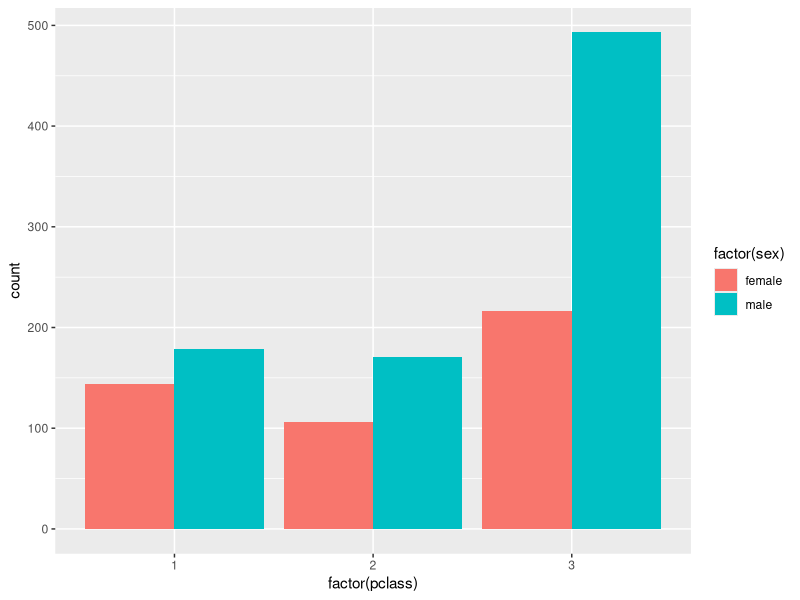
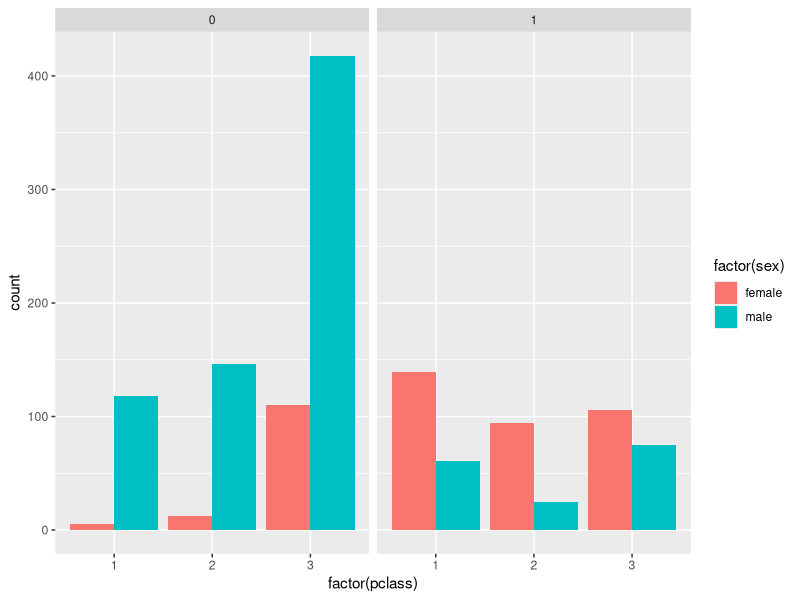
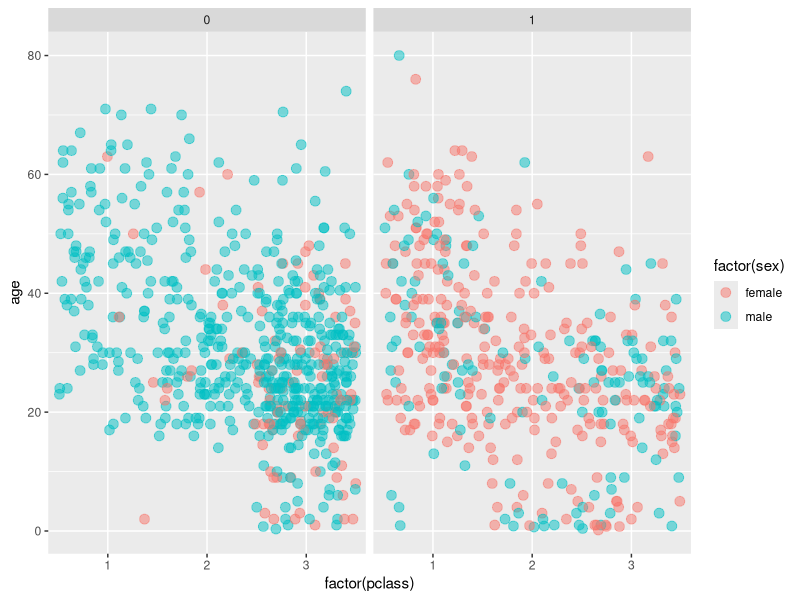
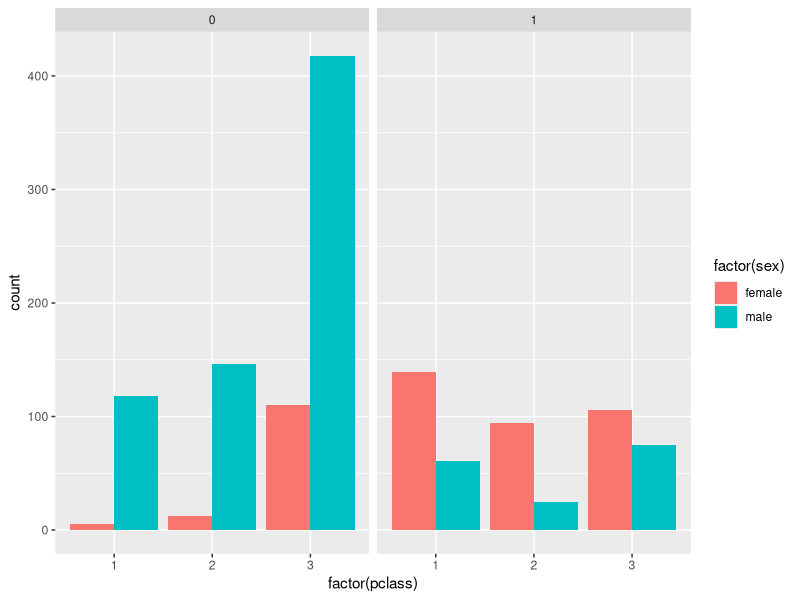

These charts were generated, in order, by the following R code:
library(ggplot2)

titanic <- read.csv(file = 'titanic_clean.csv', stringsAsFactors = FALSE)


# Check out the structure of titanic
str(titanic)

# Use ggplot() for the first instruction
ggplot(titanic, aes(x = factor(pclass), fill = factor(sex))) + 
  geom_bar(position = "dodge")

# Use ggplot() for the second instruction
ggplot(titanic, aes(x = factor(pclass), fill = factor(sex))) + 
  geom_bar(position = "dodge") + 
  facet_grid(". ~ survived")

# Position jitter (use below)
posn.j <- position_jitter(0.5, 0)

# Use ggplot() for the last instruction
ggplot(titanic, aes(x = factor(pclass), y = age, col = factor(sex))) + 
  geom_jitter(size = 3, alpha = 0.5, position = posn.j) + 
  facet_grid(. ~ survived)

ggplot(titanic, aes(x = factor(pclass), fill = factor(sex))) + geom_bar(position = 'dodge') + 
  facet_grid(. ~ survived)
